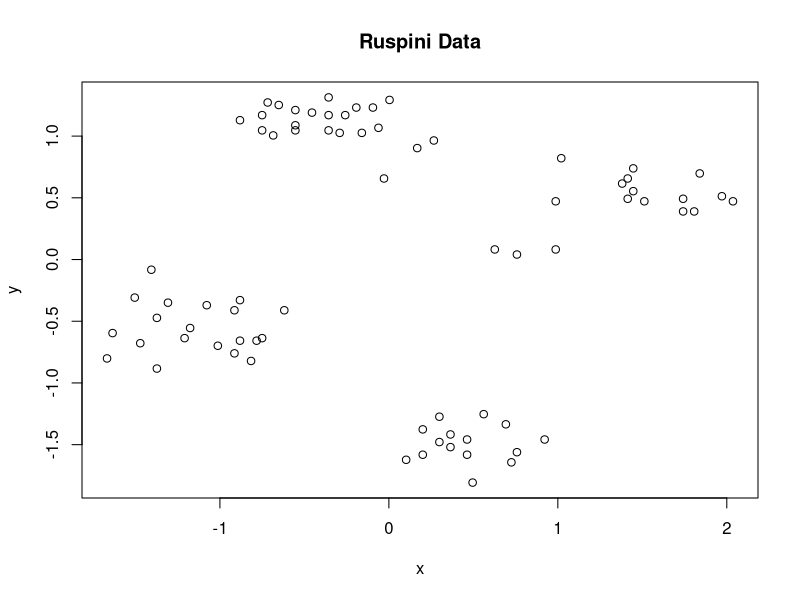
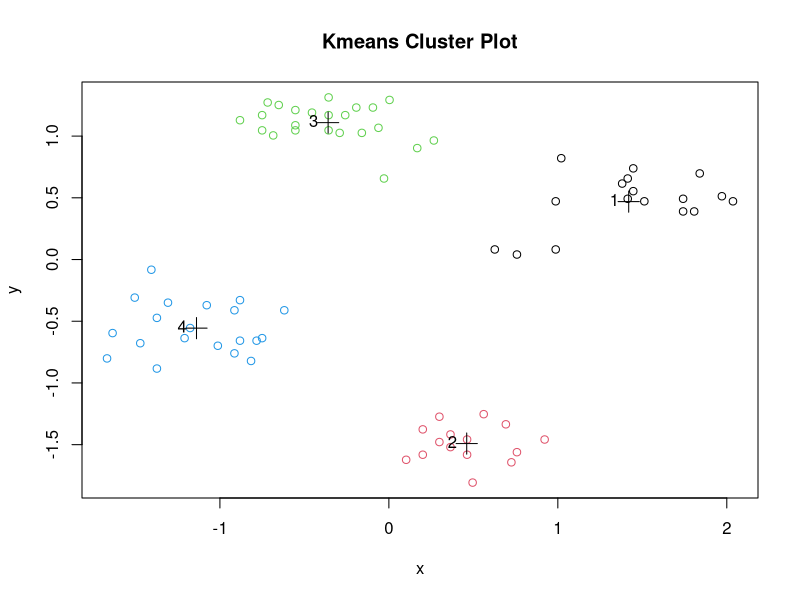
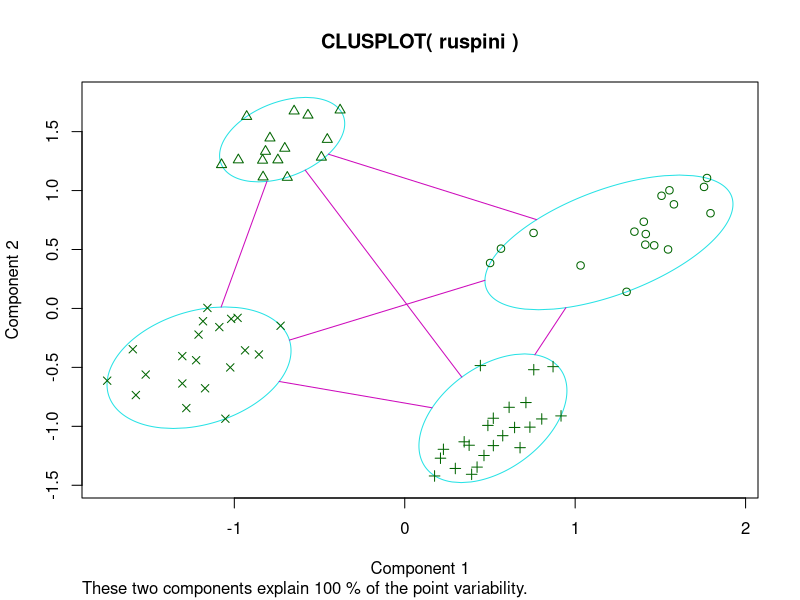
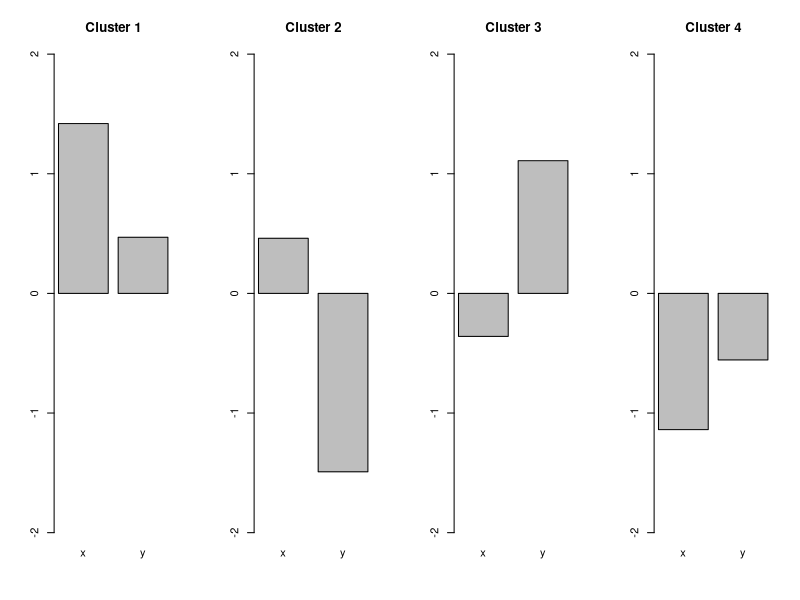
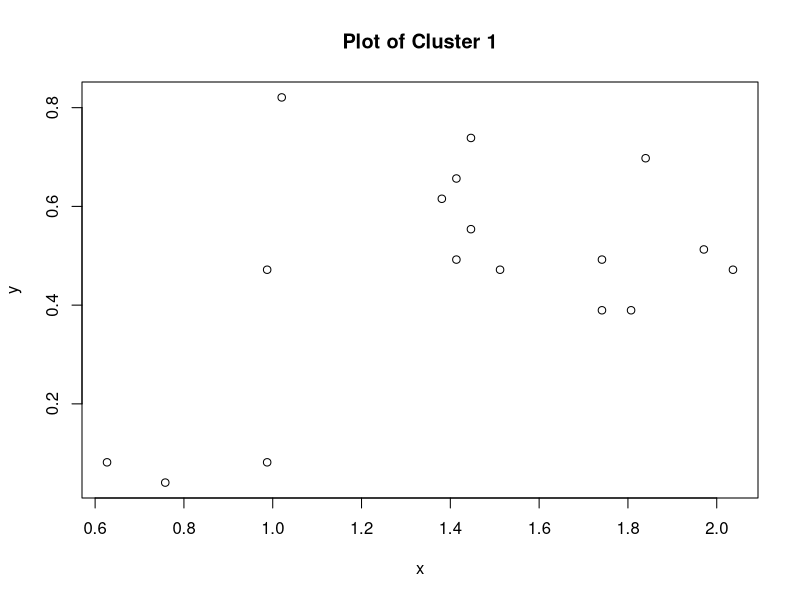
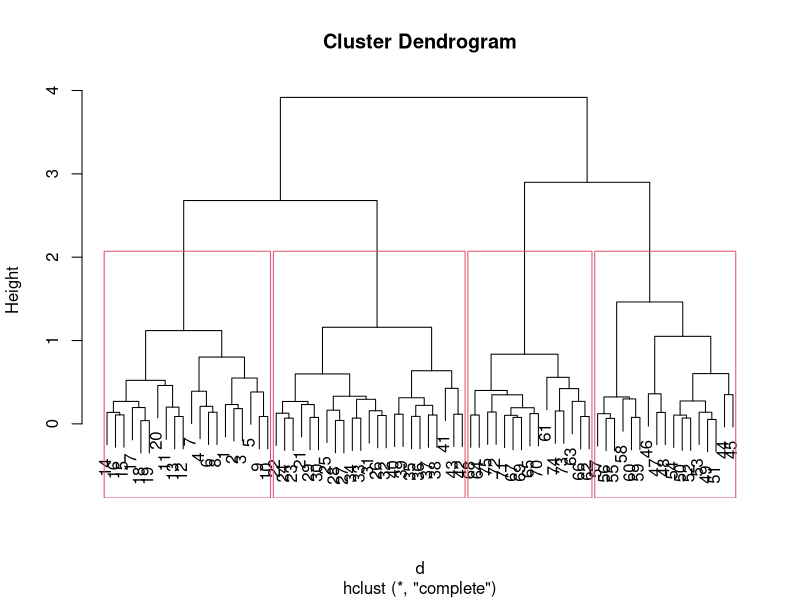
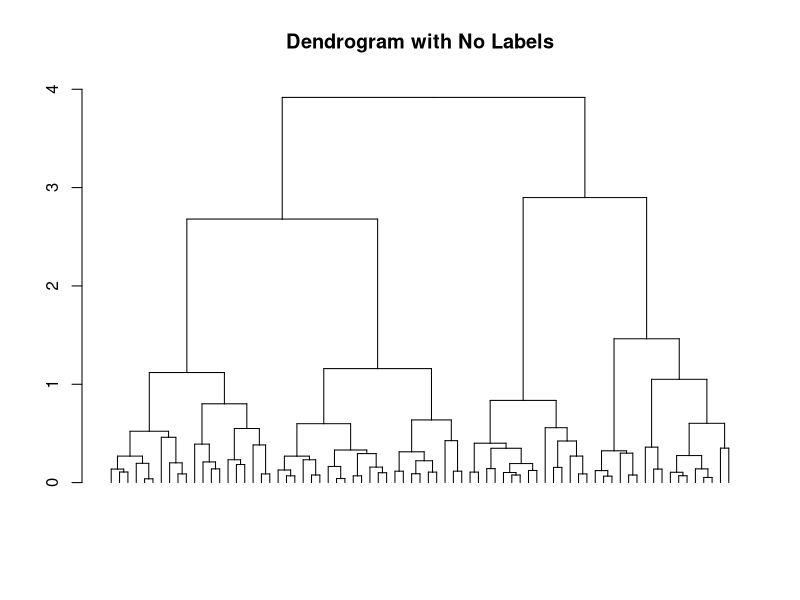
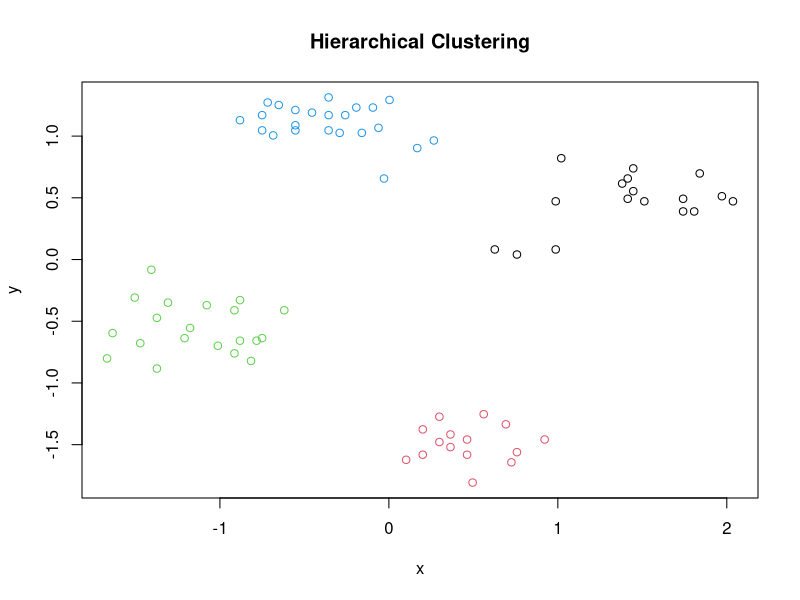

Write the R code that produced these figures, in order.
#########################################################################
# Clsuter Analysis in R Tutorial 2
#########################################################################

# http://michael.hahsler.net/SMU/EMIS7332/R/chap8.html

# Load some data

data(ruspini, package="cluster")

# Shuffle the rows

ruspini <- ruspini[sample(1:nrow(ruspini)),]

# Scale each column in the data to zero mean and unit standard deviation (z-scores). 
# This prevents one attribute with a large range to dominate the others for the distance calculation.

ruspini <- scale(ruspini)
plot(ruspini)
title('Ruspini Data')

###################################################################
# Cluster Techniques - kmeans
###################################################################

# Assumes Euclidean distances. We use k=10 clusters and run the algorithm 10 times 
# with random initialized centroids. The best result is returned.

km <- kmeans(ruspini, centers=4, nstart=10)
km

plot(ruspini, col=km$cluster)
points(km$centers, pch=3, cex=2) # this adds the centroids
text(km$centers, labels=1:4, pos=2) # this adds the cluster ID
title('Kmeans Cluster Plot')

# Alternative plot from package cluster (uses principal components analysis for >2 dimensions)

library(cluster)
clusplot(ruspini, km$cluster)

km$centers

def.par <- par(no.readonly = TRUE) # save default, for resetting...
layout(t(1:4)) # 4 plots in one
for(i in 1:4) barplot(km$centers[i,], ylim=c(-2,2), main=paste("Cluster", i))

par(def.par)  #- reset to default

# Find data for a single cluster

cluster1 <- ruspini[km$cluster==1,]
head(cluster1)

plot(cluster1)
title('Plot of Cluster 1')

###################################################################
# Cluster Techniques - Hierarchical Clustering
###################################################################

# dist defaults to method="Euclidean"

d <- dist(ruspini)

# we cluster using a complete link

hc <- hclust(d, method="complete")

# Dendrogram

plot(hc)
rect.hclust(hc, k=4)

plot(as.dendrogram(hc), leaflab="none") # plot dendrogram without leaf labels
title('Dendrogram with No Labels')

cluster_complete <- cutree(hc, k=4)
plot(ruspini, col=cluster_complete)
title('Hierarchical Clustering')

# Clustering with single link

hc_single <- hclust(d, method="single")
plot(hc_single)
rect.hclust(hc_single, k=4)

cluster_single <- cutree(hc_single, k=4)
plot(ruspini, col=cluster_single)
title('Hierarchical Clustering with Single Link')

###################################################################
# Cluster Techniques - Density-based clustering with DBSCAN
###################################################################

library(fpc)

db <- dbscan(ruspini, eps=.3, MinPts=5)
db

str(db)

plot(ruspini, col=db$cluster+1L)
title('Density based cluster')

# Note: 0 is not a color so we add 1 to cluster.

###################################################################
# Cluster Techniques - Gaussian Mixture Models
###################################################################

library(mclust)

# Mclust uses BIC to find the number of clusters

m <- Mclust(ruspini)
summary(m)

plot(m)

# Rerun with 4 clusters

m <- Mclust(ruspini, G=4)
summary(m)

plot(m)

###################################################################
# Cluster Techniques - Internal Cluster Validation - Compare the Clustering Quality
###################################################################

library(fpc)

cluster.stats(d, km$cluster)


# Silhouette plot

plot(silhouette(km$cluster, d))

###################################################################
# Cluster Techniques - Find Optimal Clusters 
###################################################################

ks <- 2:10

# Use within sum of squares (look for the knee)

WSS <- sapply(ks, FUN=function(k) {
  kmeans(ruspini, centers=k, nstart=5)$tot.withinss
})
plot(ks, WSS, type="l")
title("Scree Plot")

# Use average silhouette width (look for the max)

ASW <- sapply(ks, FUN=function(k) {
  cluster.stats(d, kmeans(ruspini, centers=k, nstart=5)$cluster)$avg.silwidth
})
plot(ks, ASW, type="l")
title("Average Silhouette Width Plot")

# Find the max

ks[which.max(ASW)]

###################################################################
# Cluster Techniques - Visualize the Distance Matrix
###################################################################

# Heatmap of the data

image(as.matrix(d))

# Data organized in Clusters

library(seriation)

pimage(d, colorkey=TRUE)

# reorder using cluster labels

pimage(d, order=order(km$cluster), colorkey=TRUE)

# use displot

dissplot(d, labels=km$cluster, options=list(main="k-means with k=4"))

# spot the data problems for dbscan

dissplot(d, labels=db$cluster+1L, options=list(main="DBSCAN"))

# Here is a mispecified k = 3 instead of k = 4

dissplot(d, labels=kmeans(ruspini, centers=3)$cluster)

# Other versions etc...

dissplot(d, labels=kmeans(ruspini, centers=9)$cluster)

dissplot(d)

###################################################################
# Cluster Techniques - External Cluster Validation
###################################################################

library(mlbench)
shapes <- mlbench.smiley(n=500, sd1 = 0.1, sd2 = 0.05)
plot(shapes)
title("Happy Data")


# Prepare the data

truth <- as.integer(shapes$class)
shapes <- scale(shapes$x)

plot(shapes)
title("Happy Data")


# k-means approach

ks <- 2:20

# scree plot

WSS <- sapply(ks, FUN=function(k) {
  kmeans(shapes, centers=k, nstart=10)$tot.withinss
})
plot(ks, WSS, type="l")
title("Scree Plot")

# looks like 6 clusters

km <- kmeans(shapes, centers=6, nstart = 10)
plot(shapes, col=km$cluster)
title("Happy Data with KMeans")


##################################################################
# Hierarchical clustering
##################################################################

d <- dist(shapes)
hc <- hclust(d, method="single")

# (single-link because of the mouth)

ASW <- sapply(ks, FUN=function(k) {
  cluster.stats(d, cutree(hc, k))$avg.silwidth
})
plot(ks, ASW, type="l")
title("Average Silhouette Width Plot")


# 4 Clusters

hc_4 <- cutree(hc, 4)
plot(shapes, col=hc_4)
title("Happy Data with Hierarchical Clustering")

# Compare with ground truth (corrected.rand and vi)

cbind(
  kmeans = cluster.stats(d, km$cluster, truth, compareonly = TRUE),
  hc = cluster.stats(d, hc_4, truth, compareonly = TRUE)
)
